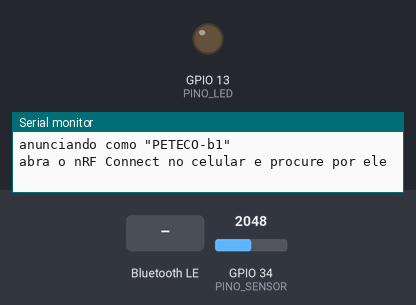
A program run on a simulated ESP32. Shown: output pins drawn as LEDs (lit = HIGH), the last lines printed to the serial monitor. The test bench sets the inputs (shaded band); at power-on: GPIO 34 (PINO_SENSOR) = 2048. Nothing arrives over Bluetooth unless stated; a phone connects over Bluetooth LE 3 s after start.

Above: at 1.7 s.
1.8 s: Bluetooth LE write "1" received
At 2.6 s:
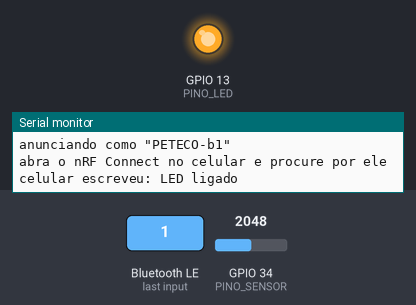
3.3 s: Bluetooth LE write "0" received
At 3.8 s:
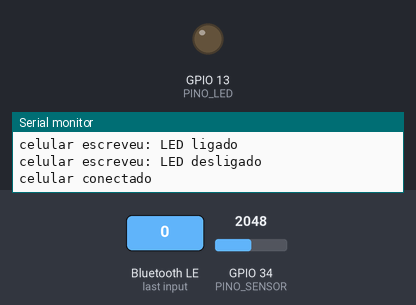
Timing chart, 0 to 6.3 s (numbered marks = the images above; inputs shaded):
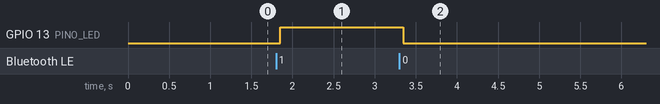

The program:

main.cpp
```cpp
#include <Arduino.h>

/*
 * Oficina de ESP32 — PETECO / UTFPR
 * 05. ESP-NOW, BLE e integração — servidor BLE com NimBLE
 *
 * A placa publica um serviço GATT com duas características:
 *   temperatura  READ + NOTIFY   o celular lê e recebe avisos
 *   LED          READ + WRITE    o celular manda "1" ou "0"
 *
 * Biblioteca: NimBLE-Arduino, de h2zero (Library Manager).
 *
 * ESTE CÓDIGO É PARA A VERSÃO 2.x DA NIMBLE. Mudanças em relação à 1.x:
 *   onWrite/onConnect agora recebem também um NimBLEConnInfo&
 *   setScanResponse  virou  enableScanResponse
 *   o nome NÃO é anunciado sozinho: chame setName()
 *   o anúncio NÃO recomeça sozinho: chame advertiseOnDisconnect(true)
 *   setPower recebe dBm (9) e não mais o enum ESP_PWR_LVL_P9
 *
 * Como testar: app nRF Connect no celular. Procure por "PETECO-b1",
 * conecte, abra o serviço e use os botões de ler, escrever e notificar.
 *
 * Montagem
 *   Sensor : LDR ou potenciômetro no GPIO 34 (ADC1)
 *   LED    : GPIO 13 -> resistor 220R -> LED -> GND
 */

#include <NimBLEDevice.h>

// ----------------------------------------------------------- configuração
#define NOME_BLE "PETECO-b1"               // <<< TROQUE pelo da sua bancada

// 181A / 2A6E são UUIDs padronizados pela Bluetooth SIG: qualquer app
// sabe que é "Environmental Sensing" e "Temperature".
#define UUID_SERVICO "181A"
#define UUID_TEMP    "2A6E"
// Para algo que não tem padrão, gere um UUID de 128 bits (uuidgen).
#define UUID_LED     "6b2f0001-1f3c-4d1a-9e55-21a7c0ffee01"

const int PINO_SENSOR = 34;
const int PINO_LED    = 13;

// ----------------------------------------------------------- estado
NimBLECharacteristic *caracTemp = nullptr;
NimBLECharacteristic *caracLed  = nullptr;
volatile bool conectado = false;       // escrita pela task do BLE

// ----------------------------------------------------------- callbacks
// ATENÇÃO: na NimBLE 2.x estes métodos recebem NimBLEConnInfo&.
// Sem esse parâmetro, o override não casa e o callback nunca é chamado.
class CallbacksServidor : public NimBLEServerCallbacks {
  void onConnect(NimBLEServer *s, NimBLEConnInfo &info) override {
    conectado = true;
    Serial.println("celular conectado");
  }
  void onDisconnect(NimBLEServer *s, NimBLEConnInfo &info, int motivo) override {
    conectado = false;
    Serial.printf("celular desconectado (motivo %d)\n", motivo);
    // Com advertiseOnDisconnect(true) a própria NimBLE volta a anunciar.
  }
};

class CallbacksLed : public NimBLECharacteristicCallbacks {
  void onWrite(NimBLECharacteristic *c, NimBLEConnInfo &info) override {
    std::string valor = c->getValue();
    if (valor.empty()) return;

    bool ligar = (valor[0] == '1' || valor[0] == 1);
    digitalWrite(PINO_LED, ligar ? HIGH : LOW);
    Serial.printf("celular escreveu: LED %s\n", ligar ? "ligado" : "desligado");
  }
};

// =============================================================== setup
void setup() {
  Serial.begin(115200);
  delay(500);

  pinMode(PINO_LED, OUTPUT);

  NimBLEDevice::init(NOME_BLE);
  NimBLEDevice::setPower(9);               // 2.x: em dBm, não mais o enum

  NimBLEServer *servidor = NimBLEDevice::createServer();
  servidor->setCallbacks(new CallbacksServidor());
  servidor->advertiseOnDisconnect(true);   // 2.x: não recomeça sozinho

  NimBLEService *servico = servidor->createService(UUID_SERVICO);

  caracTemp = servico->createCharacteristic(
      UUID_TEMP, NIMBLE_PROPERTY::READ | NIMBLE_PROPERTY::NOTIFY);

  caracLed = servico->createCharacteristic(
      UUID_LED, NIMBLE_PROPERTY::READ | NIMBLE_PROPERTY::WRITE);
  caracLed->setCallbacks(new CallbacksLed());
  caracLed->setValue("0");

  servico->start();

  NimBLEAdvertising *anuncio = NimBLEDevice::getAdvertising();
  anuncio->setName(NOME_BLE);              // 2.x: o nome não vai sozinho
  anuncio->addServiceUUID(UUID_SERVICO);
  anuncio->enableScanResponse(true);       // 2.x: era setScanResponse
  NimBLEDevice::startAdvertising();

  Serial.printf("anunciando como \"%s\"\n", NOME_BLE);
  Serial.println("abra o nRF Connect no celular e procure por ele");
}

// =============================================================== loop
void loop() {
  static unsigned long ultima = 0;
  if (millis() - ultima < 1000) return;
  ultima = millis();

  // A característica 2A6E é padronizada: int16 em centésimos de grau.
  // Seguir o padrão faz o app mostrar "23.45 °C" já formatado.
  float graus = analogRead(PINO_SENSOR) / 100.0;   // troque pelo sensor real
  int16_t centesimos = (int16_t)(graus * 100);

  caracTemp->setValue((uint8_t *)&centesimos, 2);  // só guarda o valor

  if (conectado) {
    caracTemp->notify();                           // é isto que avisa o celular
    Serial.printf("notify: %.2f\n", graus);
  }
}

/*
 * Não aparece no celular?
 *   1. Bluetooth E localização ligados (o Android exige os dois para varrer)
 *   2. A placa já está conectada a outro celular? O BLE aceita poucos
 *      clientes, e enquanto conectado ela para de anunciar
 *   3. Confira a versão da NimBLE no Library Manager: exemplo da 1.x
 *      não compila na 2.x
 *
 * Firmware grande demais?
 *   BLE ocupa bastante flash. Se der "sketch too big", troque o
 *   Partition Scheme para um com mais espaço de aplicação
 *   (Ferramentas > Partition Scheme > "Huge APP").
 */
```

Measured:
- after the input at 1.8 s, GPIO 13 (PINO_LED): LOW → HIGH after 0.05 s
- after the input at 3.3 s, GPIO 13 (PINO_LED): HIGH → LOW after 0.05 s
